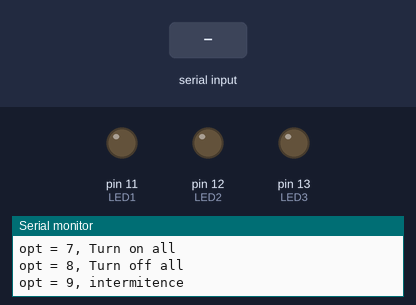
Simulated run of this sketch. Board: Arduino Uno, built with avr-gcc and run on an emulated ATmega328P. On the bench: output pins drawn as LEDs (lit = HIGH), the last lines printed to the serial monitor. Dashed ring = blinking. The test bench sets the inputs (shaded band).

Above: at 1.4 s.
1.5 s: "9" received over Serial
At 1.65 s:
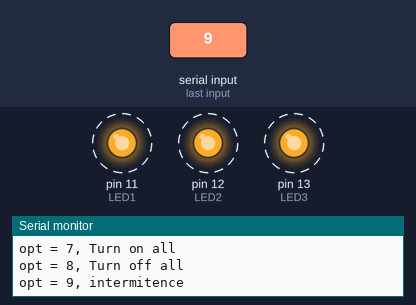
4.5 s: "0" received over Serial
At 5.4 s:
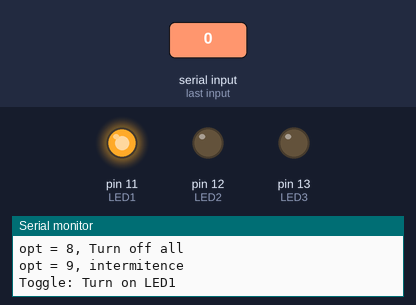
6.0 s: "3" received over Serial
At 6.5 s:
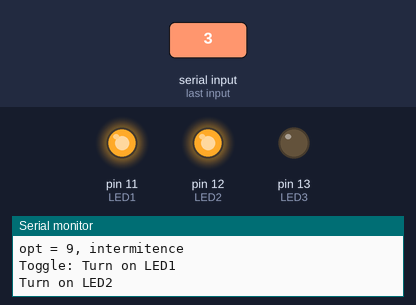
7.5 s: "2" received over Serial
At 8.7 s:
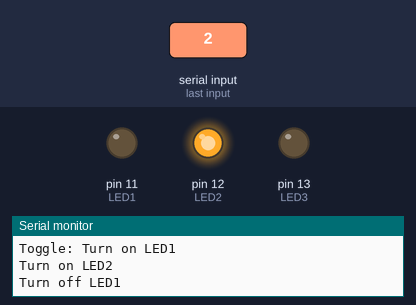
9.0 s: "5" received over Serial
At 10.0 s:
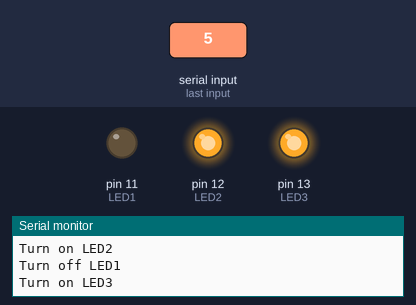
10.5 s: "4" received over Serial
At 11.1 s:
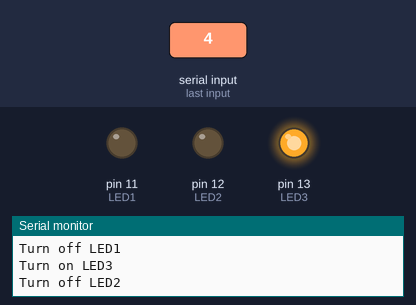
Timing chart, 0 to 13.0 s (numbered marks = the images above; inputs shaded):
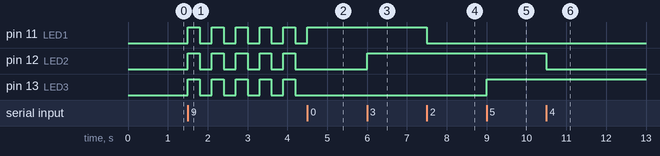

The sketch:

Laboratorio.ino
```cpp
int const LED1 = 11;
int const LED2 = 12;
int const LED3 = 13;
char opt;
void setup() {
Serial.begin(9600);//9600_baudios
  pinMode(LED1, OUTPUT);
  pinMode(LED2, OUTPUT);
  pinMode(LED3, OUTPUT);

  digitalWrite(LED1, LOW);
  digitalWrite(LED2, LOW);
  digitalWrite(LED3, LOW);

  Serial.println("Menu, please choose some option");
  Serial.println("opt = 1, turn on LED RED");
  Serial.println("opt = 2, turn off LED RED");
  Serial.println("opt = 3, turn on LED YELLOW");
  Serial.println("opt = 4, turn off LED YELLOW");
  Serial.println("opt = 5, turn on LED GREEN");
  Serial.println("opt = 6, turn off LED GREEN");
  Serial.println("opt = 7, Turn on all");
  Serial.println("opt = 8, Turn off all");
  Serial.println("opt = 9, intermitence");
}

void loop() {
  if (Serial.available() > 0) {
   opt = Serial.read();
    processOpt:
  switch (opt){
    case '0':
        if (digitalRead(LED1) == HIGH) {
          Serial.println("Toggle: Turn off LED1");
          digitalWrite(LED1, LOW);
        } else {
          Serial.println("Toggle: Turn on LED1");
          digitalWrite(LED1, HIGH);
        }
        break;
   case '1':
    Serial.println("Turn on LED1");
    digitalWrite(LED1, HIGH);
    break;
    case '2':
    Serial.println("Turn off LED1");
    digitalWrite(LED1, LOW);
    break;
    case '3':
    Serial.println("Turn on LED2");
    digitalWrite(LED2, HIGH);
    break;
    case '4':
    Serial.println("Turn off LED2");
    digitalWrite(LED2, LOW);
    break;
    case '5':
    Serial.println("Turn on LED3");
    digitalWrite(LED3, HIGH);
    break;
    case '6':
    Serial.println("Turn off LED3");
    digitalWrite(LED3, LOW);
    break;
    case '7':
    digitalWrite(LED3, HIGH);
    digitalWrite(LED1, HIGH);
    digitalWrite(LED2, HIGH);
    break;
    case '8':
    digitalWrite(LED3, LOW);
    digitalWrite(LED1, LOW);
    digitalWrite(LED2, LOW);
    break;
    case '9':
    do  {
    if (Serial.available() > 0) {
      opt = Serial.read();
      goto processOpt;
    }
      digitalWrite(LED3, HIGH);
      digitalWrite(LED1, HIGH);
      digitalWrite(LED2, HIGH);
      delay(300);
      digitalWrite(LED3, LOW);
      digitalWrite(LED1, LOW);
      digitalWrite(LED2, LOW);
      delay(300);
      }while (opt == '9');
    }
 }

}
```

Measured:
- after the input at 1.5 s, pin 11 (LED1), pin 12 (LED2), pin 13 (LED3): alternates HIGH for 0.30 s and LOW for 0.30 s, starting at once
- after the input at 4.5 s, pin 11 (LED1): goes on until 4.5 s, then stays HIGH; pin 12 (LED2), pin 13 (LED3): stops changing and stays LOW
- after the input at 6.0 s, pin 12 (LED2): LOW → HIGH at once
- after the input at 7.5 s, pin 11 (LED1): HIGH → LOW at once
- after the input at 9.0 s, pin 13 (LED3): LOW → HIGH at once
- after the input at 10.5 s, pin 12 (LED2): HIGH → LOW at once
